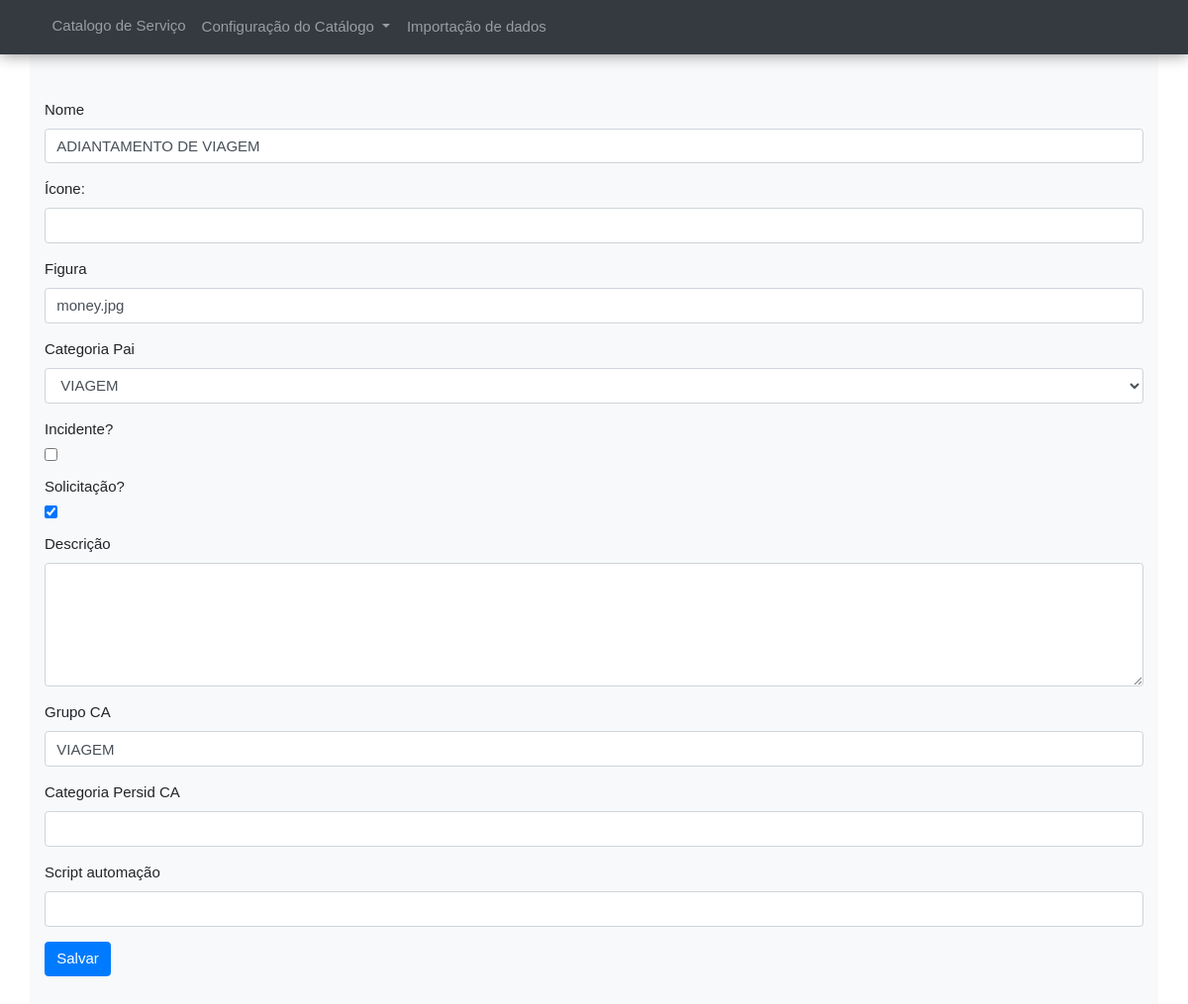
Screenshot of /catalogo/config_categoria/275 with the database file from the repository.
### catalogo/models.py (models this page shows, shortened)
class AbstractEntity(models.Model):
    nome = models.CharField(max_length=200, name='nome')
    last_date_mod = models.DateTimeField(auto_now=True, \
        verbose_name='Data de alteração')
    created_date = models.DateTimeField(auto_now_add=True, \
        verbose_name='Data de criação')
    class Meta:
        abstract = True
        ordering = ['nome']
    def __str__(self):
        return self.nome

class Categoria(AbstractEntity):
    icone = models.CharField(max_length=20, blank=True)
    figure = models.CharField(max_length=200, blank=True)
    parent = models.ForeignKey('self', on_delete=models.SET_NULL, \
        blank=True, null=True)
    in_flag = models.BooleanField(default=False, help_text='É valido para incidente?', \
        verbose_name='Incidente?')
    cr_flag = models.BooleanField(default=False, help_text='É valido para solicitação?', \
        verbose_name='Solicitação?')
    descricao = models.TextField(blank=True, null=True)
    grupo_ca = models.CharField(max_length=70, blank=True, null=True,\
        help_text="Grupo de atendimento no CA SDM")
    persid_pcat_ca = models.CharField(max_length=20, blank=True, null=True, \
        verbose_name='Categoria CA', help_text="Persid da categoria CA SDM")
    script = models.CharField(max_length=255, blank=True, null=True, \
        verbose_name='script', help_text="Script de automação da categoria")

### catalogo/views.py (the view)
# urls.py: re_path(r'^config_categoria/(?P<categoria_id>\d+)', views.detail_config_categoria, name='detail_config_categoria'),
def detail_config_categoria(request, categoria_id):
    try:
        categoria_instanced = Categoria.objects.get(pk=categoria_id)
    except Categoria.DoesNotExist:
        raise Http404("Registro de categoria não existe.")
    if request.method == 'POST':
        form = FormCategoria(request.POST, instance=categoria_instanced)
        if form.is_valid():
            form.save()
            return redirect("catalogo:list_config_categoria" )
    elif request.method == 'GET':
        dados = {"form" : FormCategoria(instance=categoria_instanced), "categoria_id" : categoria_id }
        return render(request, 'catalogo/detail_config_categoria.html', dados)

### templates/catalogo/detail_config_categoria.html (shortened to what this page needs)
{% extends 'catalogo/base.html' %}
{% block main%}
{% load static %}
<main>
    <div class="container-fluid">
        <div class="container py-5 bg-light">
            <form action="#" method="post" class="form-group">
                    {% for field in form %}
                        <div class="form-group">
                            <label for="{{field.id_for_label}}"> {{ field.label }} </label>
                            {{ field }}
                        </div>
                    {% endfor %}
                <input type="submit" class="btn btn-primary" value="Salvar">
            </form>
        </div>
    </div>
</main>
{% endblock %}

### catalogo/static/css/w3.css (style rules this page uses)
html { box-sizing:border-box }
*,*:before,*:after { box-sizing:inherit }
html { -ms-text-size-adjust:100%;-webkit-text-size-adjust:100% }
body { margin:0 }
article,aside,details,figcaption,figure,footer,header,main,menu,nav,section { display:block }
button,input,select,textarea,optgroup { font:inherit;margin:0 }
button,input { overflow:visible }
button,select { text-transform:none }
button,[type=button],[type=reset],[type=submit] { -webkit-appearance:button }
textarea { overflow:auto }
[type=checkbox],[type=radio] { padding:0 }
html,body { font-family:Verdana,sans-serif;font-size:15px;line-height:1.5 }
html { overflow-x:hidden }

### rows the page displays
Categoria: form "ADIANTAMENTO DE VIAGEM" "money.jpg" "VIAGEM" "☑" "VIAGEM"

### other values shown
{{ field.label }} "Nome" "Ícone:" "Figura" "Categoria Pai" "Incidente?" "Solicitação?" "Descrição" "Grupo CA" "Categoria Persid CA" "Script automação"
